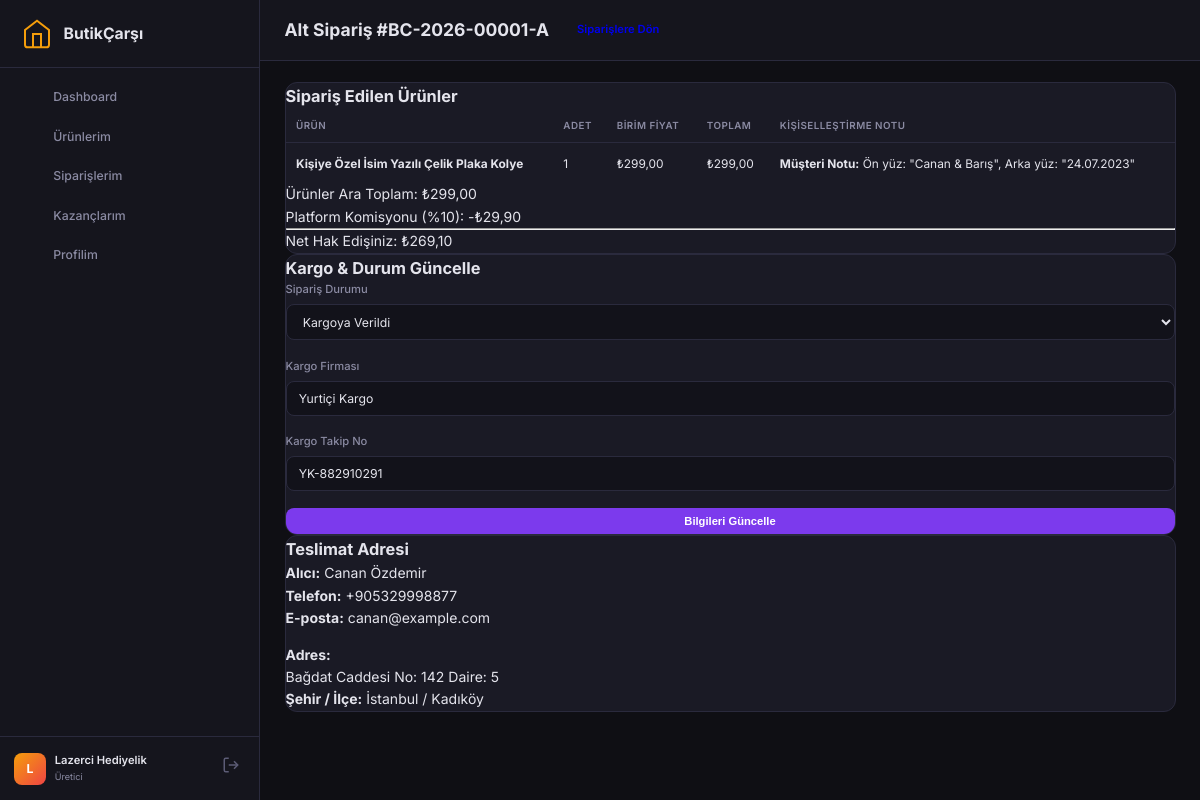
Screenshot of /panel/producer/order-detail.php?id=1 (signed in) with the database file from the repository.
### tables this page shows
CREATE TABLE IF NOT EXISTS order_sub_orders (
    id INT AUTO_INCREMENT PRIMARY KEY,
    order_id INT NOT NULL,
    producer_id INT NOT NULL,
    sub_order_number VARCHAR(50) NOT NULL,
    subtotal DECIMAL(10,2) NOT NULL,
    shipping_cost DECIMAL(10,2) DEFAULT 0,
    commission_amount DECIMAL(10,2) NOT NULL,
    producer_earning DECIMAL(10,2) NOT NULL,
    shipping_provider VARCHAR(100),
    tracking_number VARCHAR(100),
    shipped_at TIMESTAMP NULL,
    delivered_at TIMESTAMP NULL,
    status ENUM('pending','processing','shipped','delivered','cancelled','refunded') DEFAULT 'pending',
    payout_status ENUM('held','released','paid','disputed') DEFAULT 'held',
    payout_released_at TIMESTAMP NULL,
    payout_paid_at TIMESTAMP NULL,
    producer_notified_at TIMESTAMP NULL,
    customer_notified_at TIMESTAMP NULL,
    created_at TIMESTAMP DEFAULT CURRENT_TIMESTAMP,
    updated_at TIMESTAMP DEFAULT CURRENT_TIMESTAMP ON UPDATE CURRENT_TIMESTAMP,
    FOREIGN KEY (order_id) REFERENCES orders(id) ON DELETE CASCADE,
    FOREIGN KEY (producer_id) REFERENCES producers(id) ON DELETE CASCADE,
    UNIQUE KEY uq_sub_order (order_id, producer_id),
    INDEX idx_suborder_producer (producer_id),
    INDEX idx_suborder_payout (payout_status)
);

CREATE TABLE IF NOT EXISTS order_items (
    id INT AUTO_INCREMENT PRIMARY KEY,
    order_id INT NOT NULL,
    sub_order_id INT NOT NULL,
    product_id INT,
    variant_id INT NULL,
    product_name VARCHAR(500),
    product_image VARCHAR(500),
    producer_name VARCHAR(255),
    quantity INT DEFAULT 1,
    unit_price DECIMAL(10,2),
    total_price DECIMAL(10,2),
    customization_text TEXT,
    FOREIGN KEY (order_id) REFERENCES orders(id) ON DELETE CASCADE,
    FOREIGN KEY (sub_order_id) REFERENCES order_sub_orders(id) ON DELETE CASCADE,
    INDEX idx_oi_order (order_id),
    INDEX idx_oi_suborder (sub_order_id)
);

CREATE TABLE IF NOT EXISTS orders (
    id INT AUTO_INCREMENT PRIMARY KEY,
    order_number VARCHAR(50) NOT NULL UNIQUE,
    customer_name VARCHAR(255) NOT NULL,
    customer_email VARCHAR(255) NOT NULL,
    customer_phone VARCHAR(50),
    customer_note TEXT,
    shipping_address TEXT NOT NULL,
    shipping_city VARCHAR(100),
    shipping_district VARCHAR(100),
    shipping_zip VARCHAR(20),
    billing_address TEXT,
    subtotal DECIMAL(10,2) NOT NULL,
    shipping_total DECIMAL(10,2) DEFAULT 0,
    commission_total DECIMAL(10,2) DEFAULT 0,
    discount_total DECIMAL(10,2) DEFAULT 0,
    grand_total DECIMAL(10,2) NOT NULL,
    currency VARCHAR(3) DEFAULT 'TRY',
    iyzico_payment_id VARCHAR(100),
    iyzico_conversation_id VARCHAR(100),
    iyzico_fraud_status VARCHAR(50),
    iyzico_token VARCHAR(255),
    status ENUM('pending','paid','processing','partially_shipped','shipped','delivered','cancelled','refunded') DEFAULT 'pending',
    payment_status ENUM('pending','paid','failed','refunded','held') DEFAULT 'pending',
    ip_address VARCHAR(45),
    created_at TIMESTAMP DEFAULT CURRENT_TIMESTAMP,
    updated_at TIMESTAMP DEFAULT CURRENT_TIMESTAMP ON UPDATE CURRENT_TIMESTAMP,
    INDEX idx_order_status (status),
    INDEX idx_order_payment (payment_status),
    INDEX idx_order_date (created_at)
);

### panel/core/Auth.php (called while the page is built, shortened)
<?php
class Auth {
    public static function producerId(): int {
        return $_SESSION['producer_id'] ?? 0;
    }
}

### panel/core/Database.php (called while the page is built, shortened)
<?php
class Database {
    private static ?PDO $pdo = null;
    public static function connect(): PDO {
        if (self::$pdo !== null) {
            return self::$pdo;
        }
        $connection = Config::get('DB_CONNECTION', 'auto');
        $host       = Config::get('DB_HOST', 'localhost');
        $db         = Config::get('DB_NAME', 'butikcarsi_db');
        $user       = Config::get('DB_USER', 'root');
        $pass       = Config::get('DB_PASS', '');
        $port       = Config::get('DB_PORT', '3306');
        $options = [
            PDO::ATTR_ERRMODE            => PDO::ERRMODE_EXCEPTION,
            PDO::ATTR_DEFAULT_FETCH_MODE => PDO::FETCH_ASSOC,
            PDO::ATTR_EMULATE_PREPARES   => false,
        ];
        if ($connection === 'mysql' || $connection === 'auto') {
            try {
                $dsn = "mysql:host={$host};port={$port};dbname={$db};charset=utf8mb4";
                self::$pdo = new PDO($dsn, $user, $pass, $options);
                return self::$pdo;
            } catch (PDOException $e) {
                if ($e->getCode() == 1049 || strpos($e->getMessage(), 'Unknown database') !== false) {
                    try {
                        $rawPdo = new PDO("mysql:host={$host};port={$port};charset=utf8mb4", $user, $pass, $options);
                        $rawPdo->exec("CREATE DATABASE IF NOT EXISTS `{$db}` CHARACTER SET utf8mb4 COLLATE utf8mb4_unicode_ci");
                        self::$pdo = new PDO("mysql:host={$host};port={$port};dbname={$db};charset=utf8mb4", $user, $pass, $options);
                        self::$driver = 'mysql';
                        self::initializeSchema(self::$pdo, 'mysql');
                        return self::$pdo;
                    } catch (Exception $ex) {
                    }
                }
                if ($connection === 'mysql') {
                    throw new Exception("MySQL Bağlantı Hatası ({$host}/{$db}): " . $e->getMessage());
                }
            }
        }
    }
    public static function query(string $sql, array $params = []): ?array {
        $stmt = self::connect()->prepare($sql);
        $stmt->execute($params);
        $result = $stmt->fetch();
        return $result ?: null;
    }
    public static function queryAll(string $sql, array $params = []): array {
        $stmt = self::connect()->prepare($sql);
        $stmt->execute($params);
        return $stmt->fetchAll();
    }
}

### panel/producer/order-detail.php (the view, shortened to what this page needs)
<?php
require_once __DIR__ . '/includes/header.php';
require_once __DIR__ . '/includes/sidebar.php';
$pid = Auth::producerId();
$subId = (int)($_GET['id'] ?? 0);
$subOrder = Database::query("
    SELECT so.*, o.order_number, o.customer_name, o.customer_email, o.customer_phone, o.customer_note,
           o.shipping_address, o.shipping_city, o.shipping_district, o.shipping_zip, o.created_at as order_date
    FROM order_sub_orders so
    JOIN orders o ON so.order_id = o.id
    WHERE so.id = ? AND so.producer_id = ?
", [$subId, $pid]);
$items = Database::queryAll("SELECT * FROM order_items WHERE sub_order_id = ?", [$subId]);
?>
<main class="admin-main">
    <div class="admin-topbar">
        <h2 class="page-title">Alt Sipariş #<?= htmlspecialchars($subOrder['sub_order_number']) ?></h2>
        <div class="topbar-actions">
            <a href="orders.php" class="btn btn-secondary">Siparişlere Dön</a>
        </div>
    </div>
    <div class="admin-content">
        <div class="grid-3">
            <div class="col-span-2">
                <div class="card">
                    <h3 class="card-title">Sipariş Edilen Ürünler</h3>
                    <table class="data-table">
                        <thead>
                            <tr>
                                <th>Ürün</th>
                                <th>Adet</th>
                                <th>Birim Fiyat</th>
                                <th>Toplam</th>
                                <th>Kişiselleştirme Notu</th>
                            </tr>
                        </thead>
                        <tbody>
                            <?php foreach ($items as $it): ?>
                                <tr>
                                    <td>
                                        <strong><?= htmlspecialchars($it['product_name']) ?></strong>
                                    </td>
                                    <td><?= $it['quantity'] ?></td>
                                    <td>₺<?= number_format($it['unit_price'], 2, ',', '.') ?></td>
                                    <td>₺<?= number_format($it['total_price'], 2, ',', '.') ?></td>
                                    <td>
                                        <?php if ($it['customization_text']): ?>
                                            <div class="p-2 bg-warning-subtle text-dark rounded border border-warning">
                                                <strong>Müşteri Notu:</strong> <?= htmlspecialchars($it['customization_text']) ?>
                                            </div>
                                        <?php else: ?>
                                            <span class="text-muted">—</span>
                                        <?php endif; ?>
                                    </td>
                                </tr>
                            <?php endforeach; ?>
                        </tbody>
                    </table>
                    <div class="order-summary mt-4 p-3 bg-light rounded">
                        <div class="d-flex justify-content-between mb-1">
                            <span>Ürünler Ara Toplam:</span>
                            <span>₺<?= number_format($subOrder['subtotal'], 2, ',', '.') ?></span>
                        </div>
                        <div class="d-flex justify-content-between mb-1 text-danger">
                            <span>Platform Komisyonu (%10):</span>
                            <span>-₺<?= number_format($subOrder['commission_amount'], 2, ',', '.') ?></span>
                        </div>
                        <hr>
                        <div class="d-flex justify-content-between font-weight-bold">
                            <span class="h5">Net Hak Edişiniz:</span>
                            <span class="h5 text-success">₺<?= number_format($subOrder['producer_earning'], 2, ',', '.') ?></span>
                        </div>
                    </div>
                </div>
            </div>
            <div>
                <div class="card">
                    <h3 class="card-title">Kargo & Durum Güncelle</h3>
                    <form method="POST">
                        <div class="form-group">
                            <label class="form-label">Sipariş Durumu</label>
                            <select name="status" class="form-control">
                                <option value="shipped" <?= $subOrder['status'] === 'shipped' ? 'selected' : '' ?>>Kargoya Verildi</option>
                            </select>
                        </div>
                        <div class="form-group">
                            <label class="form-label">Kargo Firması</label>
                            <input type="text" name="shipping_provider" class="form-control" value="<?= htmlspecialchars($subOrder['shipping_provider'] ?? '') ?>" placeholder="Örn: Yurtiçi Kargo, Aras, MNG">
                        </div>
                        <div class="form-group">
                            <label class="form-label">Kargo Takip No</label>
                            <input type="text" name="tracking_number" class="form-control" value="<?= htmlspecialchars($subOrder['tracking_number'] ?? '') ?>" placeholder="Takip barkod numarası">
                        </div>
                        <button type="submit" class="btn btn-primary btn-block">Bilgileri Güncelle</button>
                    </form>
                </div>
                <div class="card mt-3">
                    <h3 class="card-title">Teslimat Adresi</h3>
                    <p><strong>Alıcı:</strong> <?= htmlspecialchars($subOrder['customer_name']) ?></p>
                    <p><strong>Telefon:</strong> <?= htmlspecialchars($subOrder['customer_phone'] ?? '—') ?></p>
                    <p><strong>E-posta:</strong> <?= htmlspecialchars($subOrder['customer_email']) ?></p>
                    <p class="mt-2"><strong>Adres:</strong><br><?= nl2br(htmlspecialchars($subOrder['shipping_address'])) ?></p>
                    <p><strong>Şehir / İlçe:</strong> <?= htmlspecialchars($subOrder['shipping_city'] ?? '') ?> / <?= htmlspecialchars($subOrder['shipping_district'] ?? '') ?></p>
                </div>
            </div>
        </div>
    </div>
</main>
<?php require_once __DIR__ . '/includes/footer.php'; ?>

### panel/admin/assets/css/admin.css (style rules this page uses)
* { margin: 0; padding: 0; box-sizing: border-box; }
html { font-size: 14px; }
body { font-family: var(--font); background: var(--bg-body); color: var(--text); line-height: 1.6; }
.admin-main { flex: 1; margin-left: var(--sidebar-width); min-height: 100vh; }
.admin-topbar { display: flex; align-items: center; gap: 1rem; padding: 1rem 1.75rem; border-bottom: 1px solid var(--border); background: var(--bg-sidebar); position: sticky; top: 0; z-index: 50; }
.page-title { font-size: 1.25rem; font-weight: 700; }
.admin-content { padding: 1.5rem 1.75rem; }
.card { background: var(--bg-card); border: 1px solid var(--border); border-radius: var(--radius); overflow: hidden; }
.data-table { width: 100%; border-collapse: collapse; }
.data-table th { text-align: left; padding: 0.625rem 0.75rem; font-size: 0.7rem; font-weight: 600; text-transform: uppercase; letter-spacing: 0.05em; color: var(--text-muted); border-bottom: 1px solid var(--border); }
.data-table td { padding: 0.75rem; border-bottom: 1px solid rgba(42,42,61,0.5); font-size: 0.85rem; vertical-align: middle; }
.data-table tbody tr { transition: var(--transition); }
.data-table tbody tr:last-child td { border-bottom: none; }
.btn { display: inline-flex; align-items: center; justify-content: center; gap: 0.5rem; padding: 0.5rem 1rem; border-radius: var(--radius-sm); font-size: 0.8rem; font-weight: 600; text-decoration: none; border: none; cursor: pointer; transition: var(--transition); white-space: nowrap; }
.btn-primary { background: var(--primary); color: white; }
.btn-block { width: 100%; }
.form-group { margin-bottom: 1.25rem; }
.form-group label { display: block; margin-bottom: 0.375rem; font-size: 0.8rem; font-weight: 500; color: var(--text-muted); }
.form-group input, .form-group select, .form-group textarea { width: 100%; padding: 0.625rem 0.875rem; background: var(--bg-input); border: 1px solid var(--border); border-radius: var(--radius-sm); color: var(--text); font-size: 0.875rem; font-family: var(--font); transition: var(--transition); }
.mt-2 { margin-top: 1rem; }

### rows the page displays
order_sub_orders: sub_order_number "BC-2026-00001-A", subtotal "299,00", commission_amount "29,90", producer_earning "269,10", status "Kargoya Verildi", shipping_provider "Yurtiçi Kargo", tracking_number "YK-882910291", order.customer_name "Canan Özdemir", order.customer_phone "+905329998877", order.customer_email "canan@example.com", order.shipping_address "Bağdat Caddesi No: 142 Daire: 5", order.shipping_city "İstanbul", order.shipping_district "Kadıköy"
order_items: product_name "Kişiye Özel İsim Yazılı Çelik Plaka Kolye", quantity "1", unit_price "299,00", total_price "299,00", customization_text "Ön yüz: \"Canan & Barış\", Arka yüz: \"24.07.2023\""

### other values shown
$item['label'] "Dashboard"
$item['label'] "Ürünlerim"
$item['label'] "Siparişlerim"
$item['label'] "Kazançlarım"
$item['label'] "Profilim"
mb_substr($producerBrand, 0, 1) "L"
$producerBrand "Lazerci Hediyelik"
